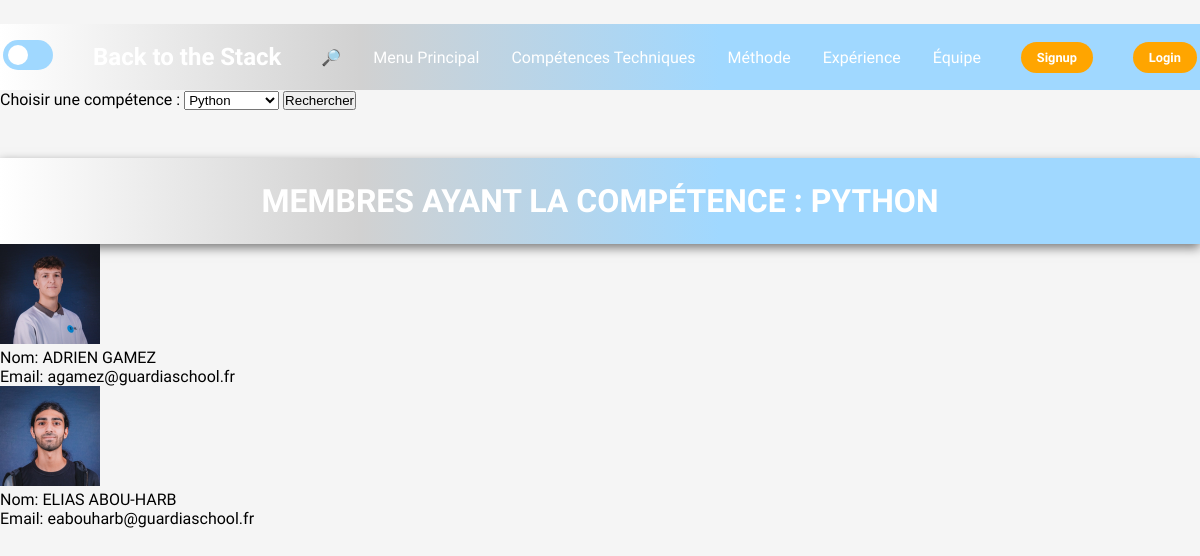
Screenshot of /php/recherche.php?competence=1 with the database file from the repository.
### tables this page shows
CREATE TABLE `competences` (
  `id` int(11) NOT NULL,
  `nom` varchar(100) NOT NULL
);

CREATE TABLE `membres` (
  `id` int(11) NOT NULL,
  `nom` varchar(100) NOT NULL,
  `email` varchar(150) NOT NULL,
  `date` date NOT NULL,
  `formation` varchar(100) NOT NULL,
  `photo` varchar(255) NOT NULL,
  `test` text NOT NULL
);

### php/recherche.php (the view, shortened to what this page needs)
<!DOCTYPE html>
<html lang="fr">
    <head>
        <link id="theme-link" rel="stylesheet" href="../css/dark-theme.css">
        <link rel="stylesheet" href="https://cdnjs.cloudflare.com/ajax/libs/font-awesome/6.0.0/css/all.min.css">
    </head>
    <header>
        <div class="navbar">
            <div class="mode"><input type="checkbox" id="toggle" class="checkbox">
            <label for="toggle" class="label"></label></div>
            <div class="logo"><a href="../html/index.html">Back to the Stack</a></div>
            <ul class="liens">
                <li><a href="recherche.php">🔎</a></li>
                <li><a href="../html/index.html">Menu Principal</a></li>
                <li><a href="../html/comptech.html">Compétences Techniques</a></li>
                <li><a href="../html/méthode.html">Méthode</a></li>
                <li><a href="../html/anciens clients.html">Expérience</a></li>
                <li><a href="../html/notreequipe.html">Équipe</a></li>
            </ul>
            <a href="../php/signup.php" class="action_btn">Signup</a>
            <a href="../php/login.php" class="action_btn">Login</a>
        </div>
    </header>
    <body class="recherche_body">
    <form action="recherche.php" method="GET">
        <label for="competence">Choisir une compétence :</label>
        <select name="competence" id="competence">
            <option value="1">Python</option>
        </select>
        <button type="submit">Rechercher</button>
    </form>
    </body>
</html>
<?php
$host = 'localhost';
$user = 'root';
$pass = 'root';
$db = 'competences_equipe';
$conn = new mysqli($host, $user, $pass, $db);
if (isset($_GET['competence'])) {
    $competence_id = (int)$_GET['competence'];
    $competence_sql = "
        SELECT nom
        FROM competences
        WHERE id = ?
    ";
    if ($stmt = $conn->prepare($competence_sql)) {
        $stmt->bind_param('i', $competence_id);
        $stmt->execute();
        $stmt->bind_result($competence_name);
        if ($competence_name) {
            $sql = "
                SELECT membres.id, membres.nom, membres.email, membres.photo
                FROM membres
                JOIN membre_competences ON membres.id = membre_competences.membre_id
                WHERE membre_competences.competence_id = ?
            ";
            if ($stmt = $conn->prepare($sql)) {
                $stmt->bind_param('i', $competence_id);
                $stmt->execute();
                $result = $stmt->get_result();
                if ($result->num_rows > 0) {
                    echo "<h1>Membres ayant la compétence : $competence_name</h1>";
                    while ($row = $result->fetch_assoc()) {
                        echo "<div>";
                        echo "<img src='" . $row['photo'] . "' alt='" . $row['nom'] . "' width='100' height='100'>";
                        echo "<p>Nom: " . $row['nom'] . "</p>";
                        echo "<p>Email: " . $row['email'] . "</p>";
                        echo "</div>";
                    }
                } else {
                    echo "<p>Aucun membre trouvé pour cette compétence.</p>";
                }
            } else {
                echo "Erreur de préparation de la requête des membres.";
            }
        } else {
            echo "<p>Compétence non trouvée.</p>";
        }
    } else {
        echo "Erreur de préparation de la requête pour la compétence.";
    }
} else {
    echo "<p>Veuillez sélectionner une compétence.</p>";
}
?>

### css/dark-theme.css (style rules this page uses)
* { margin: 0; padding: 0; box-sizing: border-box; word-wrap: break-word; }
body { height: 100vh; background-color: rgb(0, 0, 0); margin-top: 2%; font-family: 'Kanit', sans-serif; align-items: center; justify-content: center; }
h1 { text-align: center; background: linear-gradient(90deg, #000, #2B2B7B, #4C4CFF); margin-top: 4%; padding: 2%; font-size: 2rem; text-transform: uppercase; font-family: 'Zen Dots', sans-serif; font-weight: 600; color: #fff; box-shadow: 0px 4px 10px rgba(0, 0, 0, 0.5); }
li { list-style: none; }
a { text-decoration: none; color: white; font-size: 1rem; white-space: nowrap; }
header { background: linear-gradient(90deg, #000, #2B2B7B, #4C4CFF);; margin-top: auto; position: relative; padding: 0.2rem; }
.navbar { width: 100%; height: 60px; max-width: 1200px; margin: 0 auto; display: flex; align-items: center; justify-content: space-between; box-sizing: border-box; }
.navbar .logo a { font-size: 1.5rem; font-weight: bold; white-space: nowrap; }
.logo { font-family: 'Zen Dots', sans-serif !important; font-size: 120% !important; }
.navbar .liens { display: flex; gap: 2rem; flex-wrap: wrap; }
.action_btn { background-color: orange; color: white; padding: 0.5rem 1rem; border: none; outline: none; border-radius: 20px; font-size: 0.8rem; font-weight: bold; cursor: pointer; transition: scale 0.2s ease; }
.recherche_body { text-align: center; font-family: 'Kanit', sans-serif; margin: 0; padding: 0; background: #000000; color: #fff; height: 100%; display: flex; flex-direction: column; }
.label { display: inline-block; height: 30px; width: 50px; background: rgba(160, 216, 255); position: relative; transition: all .3s; border-radius: 60px; }
.label:after { content: ""; height: 20px; width: 20px; background: white; position: absolute; top: 17%; left: 10%; transition: all .3s; border-radius: 50%; }

### css/light-theme.css (style rules this page uses)
* { margin: 0; padding: 0; box-sizing: border-box; word-wrap: break-word; }
body { height: 100vh; background-color: whitesmoke; margin-top: 2%; font-family: 'Kanit', sans-serif; align-items: center; justify-content: center; }
h1 { text-align: center; background: linear-gradient(to right, rgba(255, 255, 255, 1) 0%, rgba(209, 209, 209, 1) 30%, rgba(160, 216, 255, 1) 60%); margin-top: 4%; padding: 2%; font-size: 2rem; text-transform: uppercase; font-family: 'Zen Dots', sans-serif; font-weight: 600; color: #fff; box-shadow: 0px 4px 10px rgba(0, 0, 0, 0.5); }
li { list-style: none; }
a { text-decoration: none; color: white; font-size: 1rem; white-space: nowrap; }
header { background: linear-gradient(to right, rgba(255, 255, 255, 1) 0%, rgba(209, 209, 209, 1) 30%, rgba(160, 216, 255, 1) 60%); margin-top: auto; position: relative; padding: 0.2rem; }
.navbar { width: 100%; height: 60px; max-width: 1200px; margin: 0 auto; display: flex; align-items: center; justify-content: space-between; box-sizing: border-box; }
.navbar .logo a { font-size: 1.5rem; font-weight: bold; white-space: nowrap; }
.logo { font-family: 'Zen Dots', sans-serif !important; font-size: 120% !important; }
.navbar .liens { display: flex; gap: 2rem; flex-wrap: wrap; }
.action_btn { background-color: orange; color: white; padding: 0.5rem 1rem; border: none; outline: none; border-radius: 20px; font-size: 0.8rem; font-weight: bold; cursor: pointer; transition: scale 0.2s ease; }
@media screen and (max-width: 2000px) { .label { display: inline-block; height: 30px; width: 50px; background: rgba(160, 216, 255); position: relative; transition: all .3s; border-radius: 60px; } }
@media screen and (max-width: 2000px) { .label:after { content: ""; height: 20px; width: 20px; background: white; position: absolute; top: 17%; left: 10%; transition: all .3s; border-radius: 50%; } }

### rows the page displays
competences: nom "PYTHON"
membres: photo (picture), nom "ADRIEN GAMEZ", email "agamez@guardiaschool.fr"
membres: photo (picture), nom "ELIAS ABOU-HARB", email "eabouharb@guardiaschool.fr"
